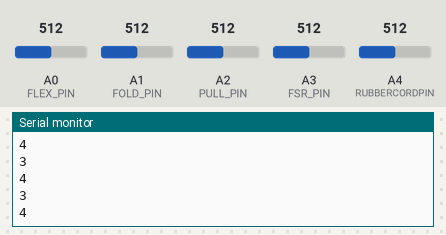
Bench run of a sketch on a simulated Arduino Uno, built with avr-gcc and run on an emulated ATmega328P. On the bench: the last lines printed to the serial monitor. The inputs (shaded band) are chosen by the test bench; at power-on: A2 (PULL_PIN) = 512, A0 (FLEX_PIN) = 512, A1 (FOLD_PIN) = 512, A3 (FSR_PIN) = 512, A4 (RUBBERCORDPIN) = 512.

Above: at 1.2 s.
1.3 s: A2 (PULL_PIN) set to 716
At 1.71 s:
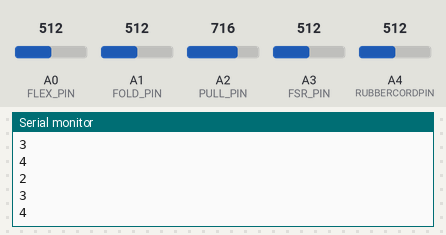
2.8 s: A0 (FLEX_PIN) set to 90
At 3.22 s:
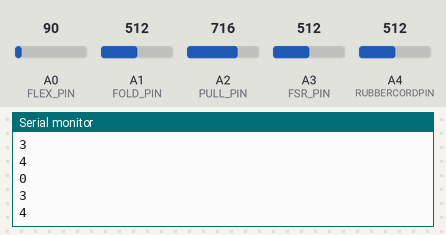
4.3 s: A1 (FOLD_PIN) set to 1010
At 4.73 s:
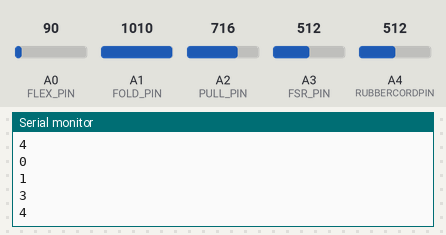
Timing chart, 0 to 7.3 s (numbered marks = the images above; inputs shaded):
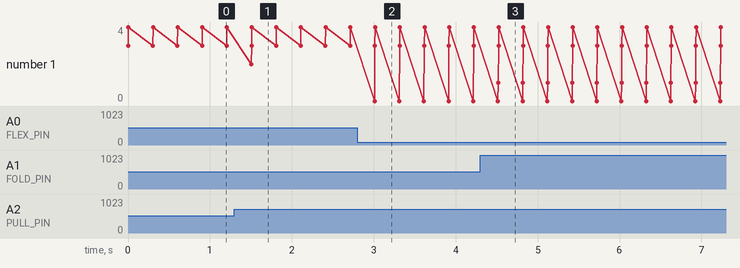

The sketch:

V3.ino
```cpp
//******************************************************************************************************************************
//Bend A0,0
//Fold A1,1
//Pull A2,2
//Squeeze A3,3
//Stretch A4,4

//This should be the same value of the used resistor
#define RESISTOR 10000

//Bend
const int FLEX_PIN = A0;
const float VCC = 4.98; // Measured voltage of Ardunio 5V line
const float R_DIV = 100000.0; // Measured resistance of 10 K re
const float STRAIGHT_RESISTANCE = 37300.0; // resistance when straight
const float BEND_RESISTANCE = 90000.0; // resistance at 90 deg

//Fold
const int FOLD_PIN = A1; // Pin connected to voltage divider output

//Pull
const int PULL_PIN = A2;
int pullVal = 0;
int trackState = 0;
float pullValA = 0;
float pullValB = 0;

//Squeeze
const int FSR_PIN = A3; // Pin connected to Squeeze/FSR/resistor divider
const float R_DIVsq = 3230.0; // Measured resistance of 3.3k resistor

//Stretch
const int RUBBERCORDPIN = A4;
int raw = 0;           // Raw input value
int vin = 5;           // Store input voltage, this should be 5
float vout = 0;        // Store output voltage
float refresistor1 = 10;  // Variable to store the R1 value
float refresistor2 = 0;  // represents unknown resistor. Code will determine what value it is after the voltage that falls across it has been measured
float buffer = 0;    // buffer variable for calculation

void setup()
{
  Serial.begin(9600);
  pinMode(FLEX_PIN, INPUT);
  pinMode(FSR_PIN, INPUT);
  pinMode(FOLD_PIN, INPUT);
  pinMode(RUBBERCORDPIN, INPUT);
  pinMode(PULL_PIN, INPUT);
}

void loop()
{
  //Bend
  int flexADC = analogRead(FLEX_PIN);
  float flexV = flexADC * VCC / 1023.0;
  float flexR = R_DIV * (VCC / flexV - 1.0);
  float angle = map(flexR, STRAIGHT_RESISTANCE, BEND_RESISTANCE,
                    0, 90.0);
  if (angle > 430) {
  Serial.println(0);
  }

  //Fold
  int foldADC = analogRead(FOLD_PIN);
      if (foldADC >1000) {
        Serial.println(1);
      }

  //Pull
  pullVal = analogRead(PULL_PIN); // read the value from the sensor
  if (trackState == 0 || trackState == 2) {
    pullValA = pullVal;
    trackState = 1;
  }
  if (pullVal > pullValA) {
    if (trackState == 1 && pullVal - pullValA > 100) {
      trackState = 2;
    }
  }
  if (pullVal < pullValA) {
    if (trackState == 1 && pullValA - pullVal > 100) {
      trackState = 2;
    }
  }

  if (trackState == 2) {
    Serial.println(2);
  }

  //Squeeze
  int fsrADC = analogRead(FSR_PIN);
  float fsrV = fsrADC * VCC / 1023.0;
  float fsrR = R_DIVsq * (VCC / fsrV - 1.0);
  float force;
  float fsrG = 1.0 / fsrR; // Calculate conductance
  if (fsrR <= 600)
    force = (fsrG - 0.00075) / 0.00000032639;
  else
    force =  fsrG / 0.000000642857;
  if (force > 55) {
    Serial.println(3);
  }

  //Stretch
  int value;
  value = analogRead(RUBBERCORDPIN); //Read value
  if (value > 90) {
    Serial.println(4);
  }

    if (angle <= 430 && foldADC<=1000 && trackState!=2 && force <= 55 && value <= 90) {
      Serial.println(9);
    }
    delay(300);
}
```

Measured:
- after the input at 1.3 s, the serial monitor: prints a new line after 0.21 s (image 1)
- after the input at 2.8 s, the serial monitor: prints a new line after 0.21 s (image 2)
- after the input at 4.3 s, the serial monitor: prints a new line after 0.22 s (image 3)
